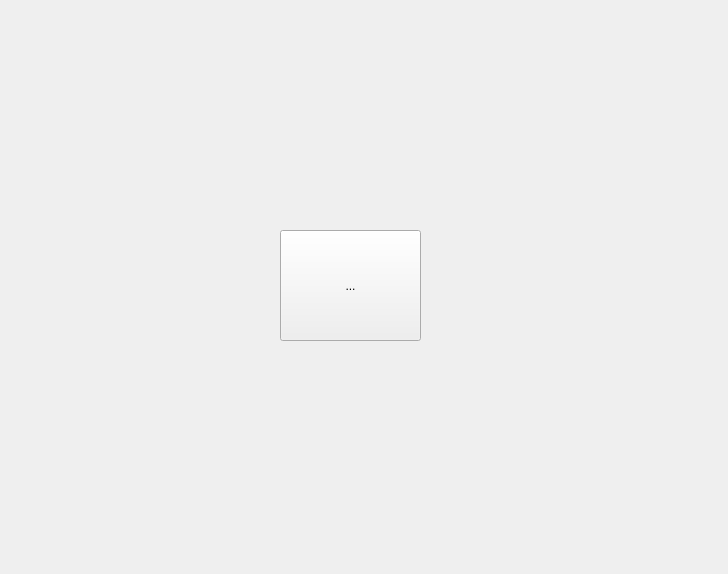
<?xml version="1.0" encoding="UTF-8"?>
<ui version="4.0">
 <class>Online</class>
 <widget class="QWidget" name="Online">
  <property name="geometry">
   <rect>
    <x>0</x>
    <y>0</y>
    <width>728</width>
    <height>574</height>
   </rect>
  </property>
  <property name="windowTitle">
   <string>Online</string>
  </property>
  <widget class="QToolButton" name="toolButton">
   <property name="geometry">
    <rect>
     <x>280</x>
     <y>230</y>
     <width>141</width>
     <height>111</height>
    </rect>
   </property>
   <property name="text">
    <string>...</string>
   </property>
  </widget>
 </widget>
 <layoutdefault spacing="6" margin="11"/>
 <resources/>
 <connections/>
</ui>
